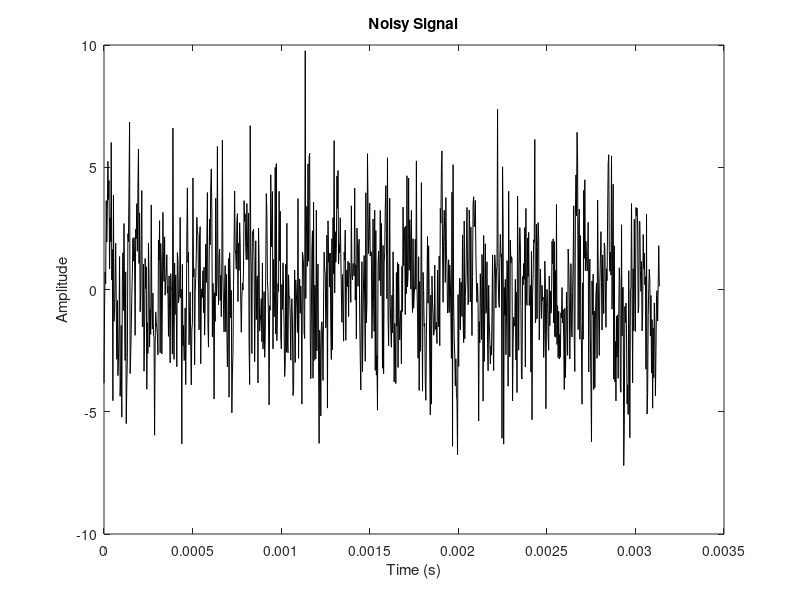

Recreate this plot in MATLAB.
clear;

% Lower frequency parameters
f1 = 6380;                % Frequency (Hz)
phi1 = pi/6;              % Phase (radians)

% Higher frequency parameters
f2 = 5315;                % Frequency (Hz)
phi2 = pi/3;              % Phase (radians)

% Time Vector
t = linspace(0, 20 * 1/f1, 1000);        
Ts = t(2) - t(1);         % Sampling period (seconds)

% Create the clean signal
s1 = sin(2*pi*f1*t + phi1);
s2 = sin(2*pi*f2*t + phi2);
clean_signal = s1 + s2;

% Add Gaussian noise
noise_power = 5;      % Variance of Gaussian noise
noise = sqrt(noise_power) * randn(size(t));
noisy_signal = clean_signal + noise;

% Print results
current_filename=sprintf('Two_Signal_Vin.txt');
current_fid=fopen(current_filename,'w');
fprintf(current_fid,'%e     %e \n',[t; noisy_signal]);
fprintf(current_fid,'%e     %e \n',[t(end)+Ts; 0]);
fclose(current_fid);

% Plot results
figure;
plot(t, noisy_signal, 'k');
title('Noisy Signal');
xlabel('Time (s)'); ylabel('Amplitude');
